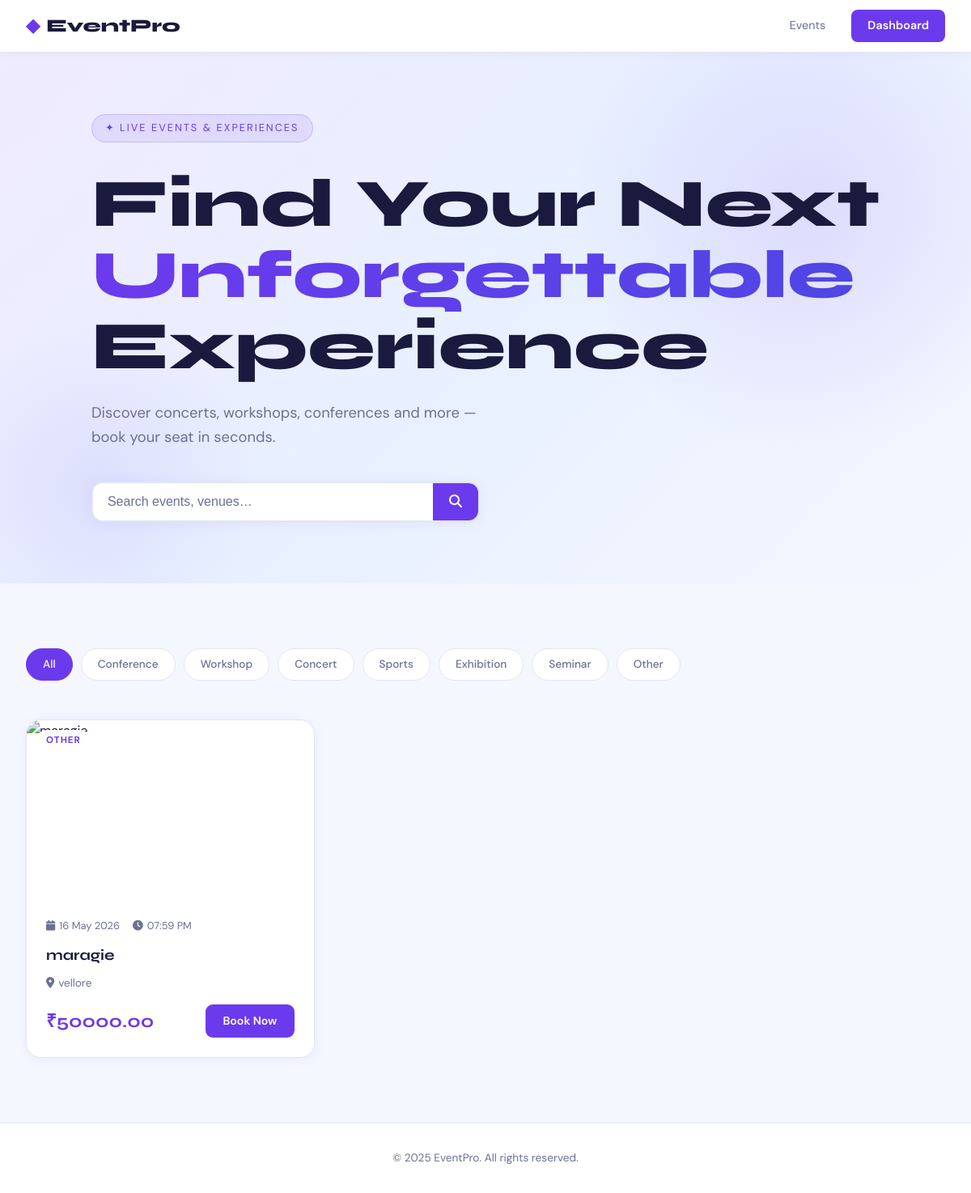
The page / on the database its author committed.
### events/models.py (models this page shows, shortened)
class Event(models.Model):
    CATEGORY_CHOICES = [
        ('conference', 'Conference'),
        ('workshop', 'Workshop'),
        ('concert', 'Concert'),
        ('sports', 'Sports'),
        ('exhibition', 'Exhibition'),
        ('seminar', 'Seminar'),
        ('other', 'Other'),
    ]
    title = models.CharField(max_length=200)
    description = models.TextField()
    photo = models.ImageField(upload_to='events/', blank=True, null=True)
    category = models.CharField(max_length=50, choices=CATEGORY_CHOICES, default='other')
    price = models.DecimalField(max_digits=10, decimal_places=2)
    venue = models.CharField(max_length=300)
    date = models.DateField()
    time = models.TimeField()
    total_seats = models.PositiveIntegerField(default=100)
    available_seats = models.PositiveIntegerField(default=100)
    is_active = models.BooleanField(default=True)
    created_at = models.DateTimeField(auto_now_add=True)
    updated_at = models.DateTimeField(auto_now=True)
    @property
    def is_available(self):
        return self.available_seats > 0 and self.date >= timezone.now().date()

### events/views.py (the view)
# urls.py: path('', views.landing, name='landing'),
def landing(request):
    events = Event.objects.filter(is_active=True).order_by('date')
    category = request.GET.get('category', '')
    search = request.GET.get('search', '')
    if category:
        events = events.filter(category=category)
    if search:
        events = events.filter(Q(title__icontains=search) | Q(venue__icontains=search))
    categories = Event.CATEGORY_CHOICES
    return render(request, 'events/landing.html', {
        'events': events,
        'categories': categories,
        'selected_category': category,
        'search': search,
    })

### events/templates/events/landing.html (shortened to what this page needs)
{% extends 'events/base.html' %}
{% load static %}
{% block content %}
<section class="hero">
  <div class="hero-bg"></div>
  <div class="hero-content">
    <span class="hero-tag">✦ Live Events &amp; Experiences</span>
    <h1>Find Your Next<br><em>Unforgettable</em><br>Experience</h1>
    <p>Discover concerts, workshops, conferences and more — book your seat in seconds.</p>
    <form class="search-bar" method="get" action="">
      <input type="text" name="search" placeholder="Search events, venues…" value="{{ search }}">
      <button type="submit"><i class="fas fa-search"></i></button>
    </form>
  </div>
</section>
<section class="events-section">
  <div class="container">
    <div class="filter-bar">
      <a href="?" class="pill {% if not selected_category %}active{% endif %}">All</a>
      {% for value, label in categories %}
      <a href="?category={{ value }}{% if search %}&search={{ search }}{% endif %}"
         class="pill {% if selected_category == value %}active{% endif %}">{{ label }}</a>
      {% endfor %}
    </div>
    {% if events %}
    <div class="events-grid">
      {% for event in events %}
      <article class="event-card">
        <div class="card-image">
          <span class="card-category">{{ event.get_category_display }}</span>
        </div>
        <div class="card-body">
          <div class="card-meta">
            <span><i class="fas fa-calendar"></i> {{ event.date|date:"d M Y" }}</span>
            <span><i class="fas fa-clock"></i> {{ event.time|time:"h:i A" }}</span>
          </div>
          <h3>{{ event.title }}</h3>
          <p class="card-venue"><i class="fas fa-map-marker-alt"></i> {{ event.venue }}</p>
          <div class="card-footer">
            <span class="card-price">₹{{ event.price }}</span>
            <a href="{% url 'event_detail' event.pk %}" class="btn-book {% if not event.is_available %}disabled{% endif %}">
              {% if event.is_available %}Book Now{% else %}Unavailable{% endif %}
            </a>
          </div>
        </div>
      </article>
      {% endfor %}
    </div>
    {% else %}
    <div class="empty-state">
      <i class="fas fa-calendar-xmark"></i>
      <h3>No events found</h3>
      <p>Try a different search or category.</p>
    </div>
    {% endif %}
  </div>
</section>
{% endblock %}

### static/css/public.css (style rules this page uses)
:root { --bg: #f5f7ff; --surface: #ffffff; --border: #e2e6f0; --text: #1a1a3e; --muted: #6b7094; --accent: #6c3aed; --accent2: #4f46e5; --gold: #f59e0b; --green: #059669; --shadow: 0 2px 16px rgba(108,58,237,0.08); --font-head: 'Syne', sans-serif; --font-body: 'DM Sans', sans-serif; }
*, *::before, *::after { box-sizing: border-box; margin: 0; padding: 0; }
html { scroll-behavior: smooth; }
body { font-family: var(--font-body); background: var(--bg); color: var(--text); line-height: 1.6; }
.hero { position: relative; min-height: 82vh; display: flex; align-items: center; overflow: hidden; background: linear-gradient(135deg, #f0ebff 0%, #e8f0ff 50%, #f5f7ff 100%); }
.hero-bg { position: absolute; inset: 0; }
.hero-bg::before { content: ''; position: absolute; top: -100px; right: -100px; width: 600px; height: 600px; background: radial-gradient(circle, rgba(108,58,237,0.12) 0%, transparent 70%); border-radius: 50%; }
.hero-bg::after { content: ''; position: absolute; bottom: -80px; left: -80px; width: 400px; height: 400px; background: radial-gradient(circle, rgba(79,70,229,0.09) 0%, transparent 70%); border-radius: 50%; }
.hero-content { position: relative; max-width: 1280px; margin: 0 auto; padding: 0 2rem; }
.hero-tag { display: inline-block; background: rgba(108,58,237,0.1); border: 1px solid rgba(108,58,237,0.2); color: var(--accent); font-size: 0.8rem; letter-spacing: 2px; text-transform: uppercase; padding: 6px 16px; border-radius: 100px; margin-bottom: 2rem; }
.hero-content h1 { font-family: var(--font-head); font-size: clamp(3rem, 7vw, 6rem); font-weight: 800; line-height: 1.05; margin-bottom: 1.5rem; color: var(--text); }
.hero-content h1 em { font-style: normal; background: linear-gradient(135deg, var(--accent), var(--accent2)); -webkit-background-clip: text; -webkit-text-fill-color: transparent; background-clip: text; }
.hero-content p { font-size: 1.15rem; color: var(--muted); max-width: 480px; margin-bottom: 2.5rem; }
.search-bar { display: flex; max-width: 480px; background: #fff; border: 2px solid var(--border); border-radius: 14px; overflow: hidden; box-shadow: var(--shadow); }
.search-bar input { flex: 1; background: transparent; border: none; padding: 14px 18px; color: var(--text); font-size: 1rem; outline: none; }
.search-bar input::placeholder { color: var(--muted); }
.search-bar button { background: var(--accent); border: none; color: #fff; padding: 14px 20px; cursor: pointer; font-size: 1rem; transition: background 0.2s; }
.events-section { padding: 5rem 0; }
.container { max-width: 1280px; margin: 0 auto; padding: 0 2rem; }
.filter-bar { display: flex; gap: 10px; flex-wrap: wrap; margin-bottom: 3rem; }
.pill { padding: 8px 20px; border-radius: 100px; border: 1.5px solid var(--border); color: var(--muted); font-size: 0.85rem; text-decoration: none; background: #fff; transition: all 0.2s; cursor: pointer; font-weight: 500; }
.pill.active { background: var(--accent); border-color: var(--accent); color: #fff; }
.events-grid { display: grid; grid-template-columns: repeat(auto-fill, minmax(320px, 1fr)); gap: 2rem; }
.event-card { background: #fff; border: 1px solid var(--border); border-radius: 18px; overflow: hidden; transition: transform 0.3s, box-shadow 0.3s; box-shadow: var(--shadow); }
.card-image { position: relative; height: 220px; overflow: hidden; }
.card-category { position: absolute; top: 12px; left: 12px; background: rgba(255,255,255,0.92); backdrop-filter: blur(8px); color: var(--accent); font-size: 0.72rem; font-weight: 700; padding: 4px 12px; border-radius: 100px; text-transform: uppercase; letter-spacing: 1px; }
.card-body { padding: 1.5rem; }
.card-meta { display: flex; gap: 1rem; font-size: 0.8rem; color: var(--muted); margin-bottom: 0.75rem; }
.card-meta span { display: flex; align-items: center; gap: 5px; }
.card-body h3 { font-family: var(--font-head); font-size: 1.15rem; font-weight: 700; margin-bottom: 0.5rem; color: var(--text); }
.card-venue { font-size: 0.85rem; color: var(--muted); margin-bottom: 1rem; display: flex; align-items: center; gap: 5px; }
.card-footer { display: flex; align-items: center; justify-content: space-between; }
.card-price { font-family: var(--font-head); font-size: 1.4rem; font-weight: 700; color: var(--accent); }
.btn-book { background: var(--accent); color: #fff; text-decoration: none; padding: 9px 22px; border-radius: 9px; font-size: 0.88rem; font-weight: 600; transition: all 0.2s; }

### rows shown on the page
Event: category "OTHER", date "16 May 2026", time "07:59 PM", title "maragie", venue "vellore", price "50000.00", available_seats "Book Now"

### other values the page prints
{{ label }} "Conference" "Workshop" "Concert" "Sports" "Exhibition" "Seminar" "Other"
